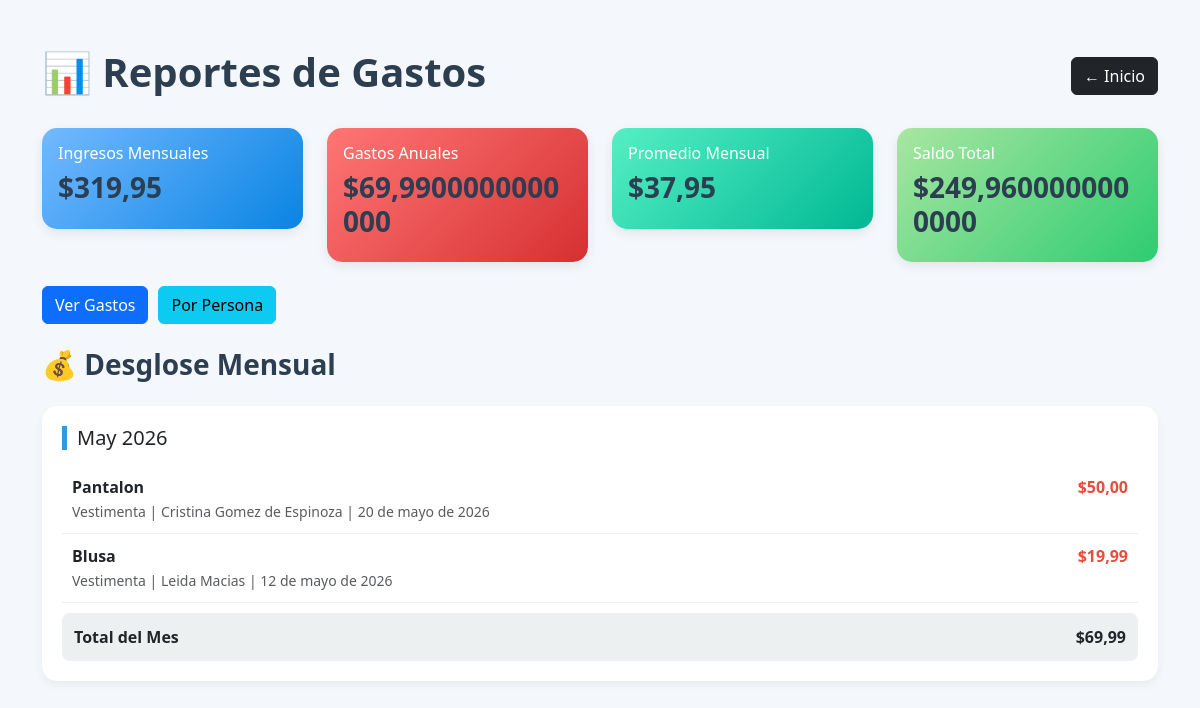
Page /reportes-mensuales/ on the committed database.
### app/gastos/models.py (models this page shows, shortened)
class Gasto(models.Model):
    descripcion = models.CharField(max_length=200)
    monto = models.DecimalField(max_digits=10, decimal_places=2)
    categoria = models.CharField(max_length=50)
    fecha = models.DateField()
    persona = models.ForeignKey(Persona, on_delete=models.CASCADE, null=True, blank=True)
    imagengasto = models.ImageField(upload_to='gastos', blank=True, null=True)

### app/personas/models.py (models this page shows, shortened)
class Persona(models.Model):
    id = models.AutoField(primary_key=True)
    Nombres = models.CharField(max_length=100)
    edad = models.IntegerField(null=True, blank=True)
    email = models.EmailField(null=True, blank=True)
    fecha_nacimiento = models.DateField(null=True, blank=True)
    parentesco = models.CharField(max_length=100, null=True, blank=True)
    ocupacion = models.CharField(max_length=100, null=True, blank=True)
    datos_medicos = models.CharField(max_length=250, null=True, blank=True)
    ingreso_mensual = models.DecimalField(max_digits=10, decimal_places=2, null=True, blank=True)
    gastos_mensuales = models.DecimalField(max_digits=10, decimal_places=2, null=True, blank=True)
    foto = models.ImageField(upload_to='personas/', null=True, blank=True)

### app/gastos/views.py (the view)
# urls.py: path('reportes-mensuales/', reportes_mensuales, name='reportes_mensuales'),
def reportes_mensuales(request):
    gastos = Gasto.objects.all().order_by('-fecha')
    meses_gastos = {}
    for gasto in gastos:
        mes_año = gasto.fecha.strftime('%Y-%m')
        if mes_año not in meses_gastos:
            meses_gastos[mes_año] = {
                'mes': gasto.fecha.strftime('%B %Y'),
                'gastos': [],
                'total': 0
            }
        meses_gastos[mes_año]['gastos'].append(gasto)
        meses_gastos[mes_año]['total'] += float(gasto.monto)
    total_anual = gastos.aggregate(total=Sum('monto'))['total'] or 0
    personas = Persona.objects.all()
    total_ingresos = sum(p.ingreso_mensual or 0 for p in personas)
    total_gastos_personas = sum(p.gastos_mensuales or 0 for p in personas)
    contexto = {
        'meses_gastos': sorted(meses_gastos.items(), reverse=True),
        'total_anual': total_anual,
        'total_ingresos': total_ingresos,
        'total_gastos_personas': total_gastos_personas,
        'saldo_total': total_ingresos - total_anual
    }
    return render(request, 'reportesMensuales.html', contexto)

### app/gastos/templates/reportesMensuales.html (shortened to what this page needs)
<!DOCTYPE html>
<html lang="es">
<head>
    <link href="https://cdn.jsdelivr.net/npm/bootstrap@5.3.3/dist/css/bootstrap.min.css" rel="stylesheet">
</head>
<body>
<div class="container mt-5">
    <div class="d-flex justify-content-between align-items-center mb-4">
        <h1>📊 Reportes de Gastos</h1>
        <a href="{% url 'inicio' %}" class="btn btn-dark">← Inicio</a>
    </div>
    <div class="row mb-4">
        <div class="col-md-3">
            <div class="card summary-card bg-blue p-3">
                <h6>Ingresos Mensuales</h6>
                <h3>${{ total_ingresos }}</h3>
            </div>
        </div>
        <div class="col-md-3">
            <div class="card summary-card bg-red p-3">
                <h6>Gastos Anuales</h6>
                <h3>${{ total_anual }}</h3>
            </div>
        </div>
        <div class="col-md-3">
            <div class="card summary-card bg-green p-3">
                <h6>Promedio Mensual</h6>
                <h3>${{ total_gastos_personas }}</h3>
            </div>
        </div>
        <div class="col-md-3">
            <div class="card summary-card p-3 {% if saldo_total >= 0 %}bg-positive{% else %}bg-negative{% endif %}">
                <h6>Saldo Total</h6>
                <h3>${{ saldo_total }}</h3>
            </div>
        </div>
    </div>
    <div class="btn-group-custom mb-4">
        <a href="{% url 'ver_gastos' %}" class="btn btn-primary">Ver Gastos</a>
        <a href="{% url 'reportes_personas' %}" class="btn btn-info">Por Persona</a>
    </div>
    <h3 class="mb-4">💰 Desglose Mensual</h3>
    {% if meses_gastos %}
        {% for mes_año, datos_mes in meses_gastos %}
        <div class="month-section">
            <div class="month-header">
                <h5>{{ datos_mes.mes }}</h5>
            </div>
            {% for gasto in datos_mes.gastos %}
            <div class="gasto-item">
                <div class="gasto-description">
                    <strong>{{ gasto.descripcion }}</strong><br>
                    <small class="text-muted">
                        {{ gasto.categoria }}
                        {% if gasto.persona %}
                            | {{ gasto.persona.Nombres }}
                        {% endif %}
                        | {{ gasto.fecha }}
                    </small>
                </div>
                <div class="gasto-amount">
                    ${{ gasto.monto }}
                </div>
            </div>
            {% endfor %}
            <div class="month-total">
                <span>Total del Mes</span>
                <span>${{ datos_mes.total }}</span>
            </div>
        </div>
        {% endfor %}
    {% else %}
        <div class="alert alert-info">
            No hay gastos registrados
        </div>
    {% endif %}
</div>
</body>
</html>

### app/gastos/templates/reportesMensuales.html (style rules this page uses)
body { background: #f4f7fb; font-family: 'Segoe UI', sans-serif; }
h1, h3 { color: #2c3e50; font-weight: 700; }
.card { border: none; border-radius: 15px; box-shadow: 0 4px 12px rgba(0,0,0,0.08); transition: transform 0.2s; }
.summary-card { color: white; }
.bg-blue { background: linear-gradient(135deg, #74b9ff, #0984e3); }
.bg-red { background: linear-gradient(135deg, #ff7675, #d63031); }
.bg-green { background: linear-gradient(135deg, #55efc4, #00b894); }
.bg-positive { background: linear-gradient(135deg, #a8e6a1, #2ecc71); }
.month-section { background: white; padding: 20px; border-radius: 15px; margin-bottom: 25px; box-shadow: 0 4px 10px rgba(0,0,0,0.05); }
.month-header { border-left: 5px solid #3498db; padding-left: 10px; margin-bottom: 15px; }
.gasto-item { display: flex; justify-content: space-between; padding: 10px; border-bottom: 1px solid #eee; transition: background 0.2s; }
.gasto-description { flex: 1; }
.gasto-amount { font-weight: bold; color: #e74c3c; }
.month-total { display: flex; justify-content: space-between; padding: 12px; margin-top: 10px; font-weight: bold; background: #ecf0f1; border-radius: 8px; }
.btn-group-custom { display: flex; gap: 10px; }

### rows in the picture
Gasto: descripcion "Pantalon", categoria "Vestimenta", persona.Nombres "Cristina Gomez de Espinoza", fecha "20 de mayo de 2026", monto "50,00"
Gasto: descripcion "Blusa", categoria "Vestimenta", persona.Nombres "Leida Macias", fecha "12 de mayo de 2026", monto "19,99"

### other values in the picture
{{ total_ingresos }} "319,95"
{{ total_anual }} "69,9900000000000"
{{ total_gastos_personas }} "37,95"
{{ saldo_total }} "249,9600000000000"
{{ datos_mes.mes }} "May 2026"
{{ datos_mes.total }} "69,99"
